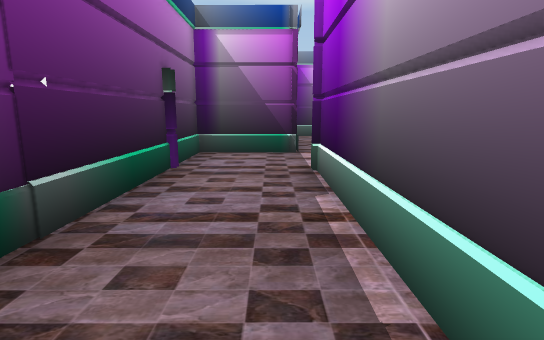
View 1 (above)

18 first-person views from a walk through a scene from a Unity 3-D project. The camera is 1.22 m above the floor, tilts 10° down and sees 80° across. Doors are open. The floor is counted in squares, 1.15 m on a side. Each view is taken from the middle of a square. On the plan, view 1 faces up. The plan holds only what a view shows up to about 13 squares ahead; the rest is blank. The place goes on beyond the plan. The player character is not drawn.

View 2
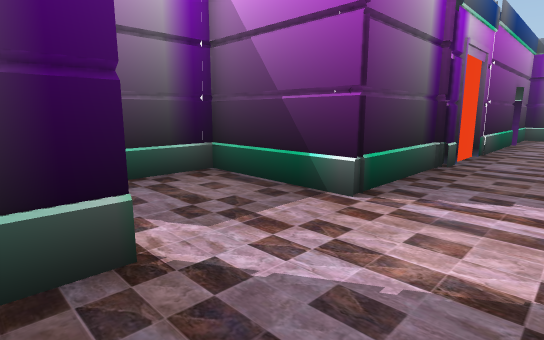

View 3
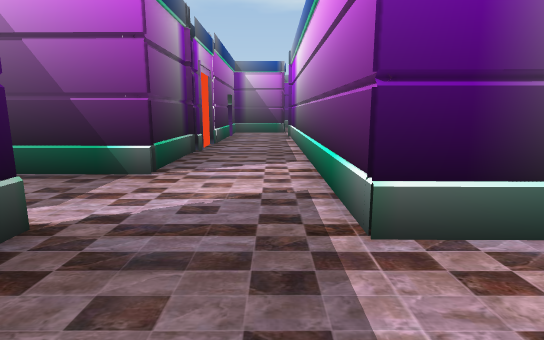

View 4
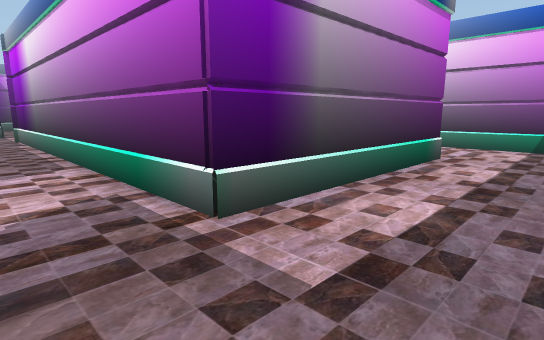

View 5
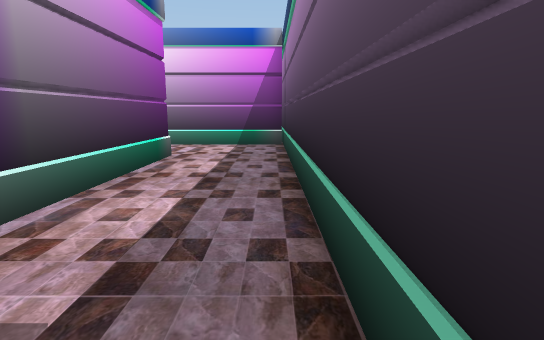

View 6
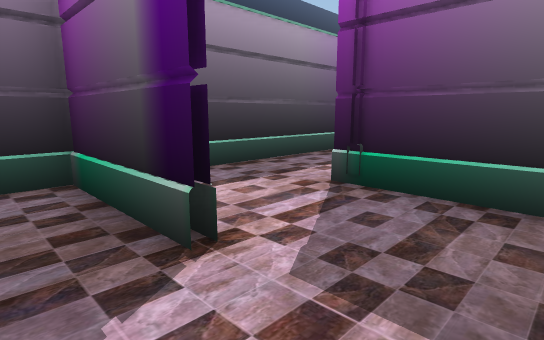

View 7
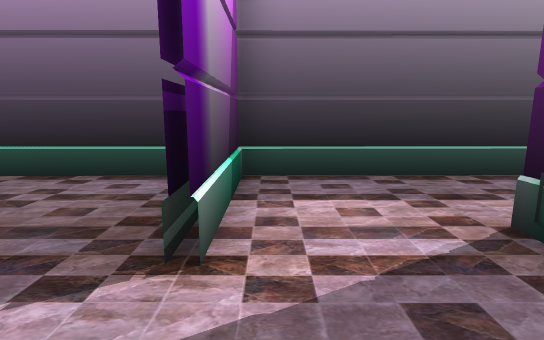

View 8
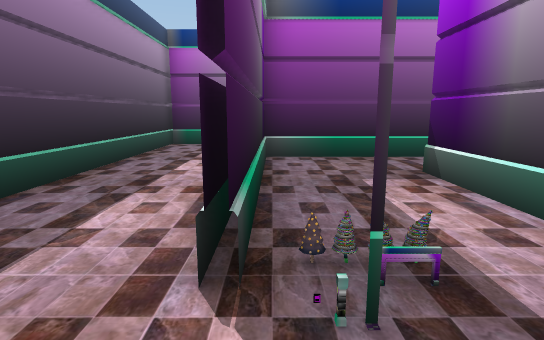

View 9
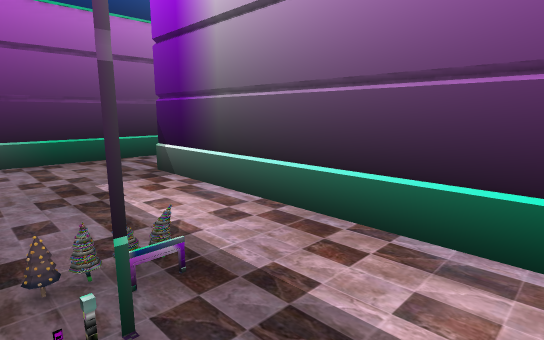

View 10
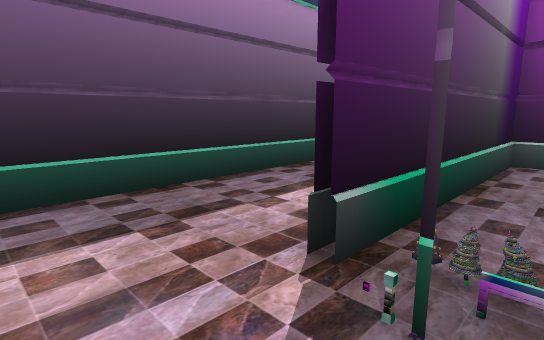

View 11
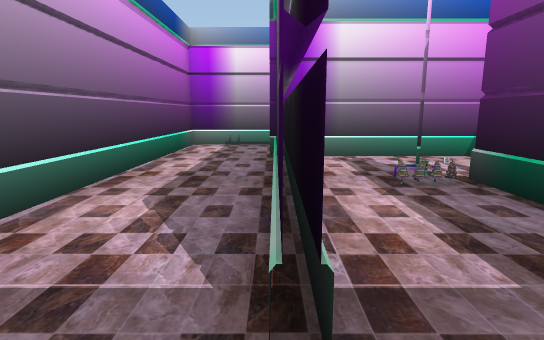

View 12
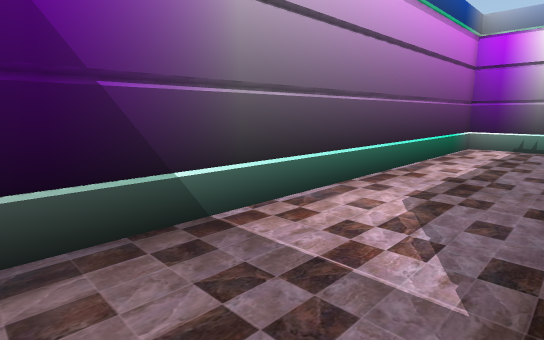

View 13
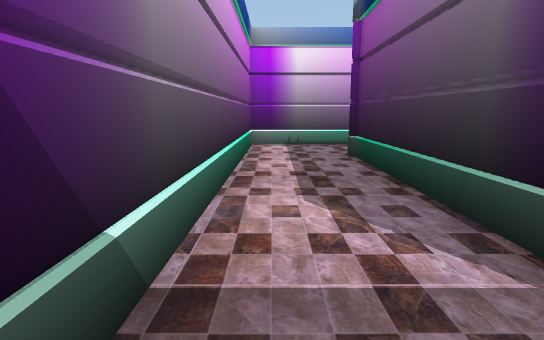

View 14
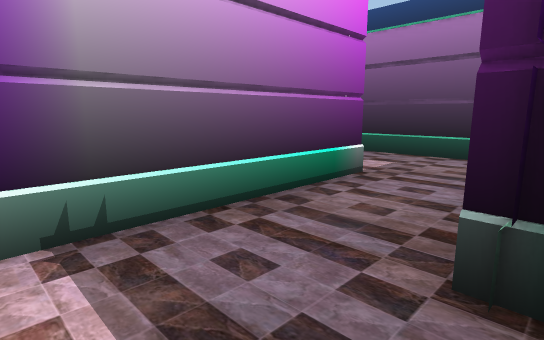

View 15
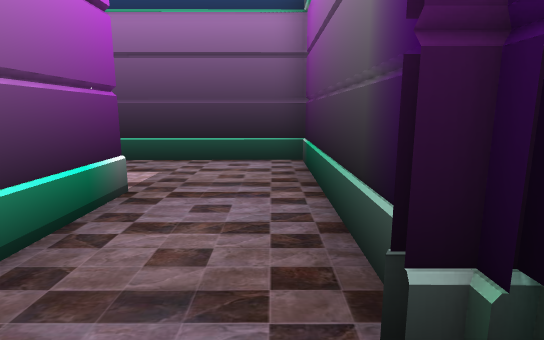

View 16
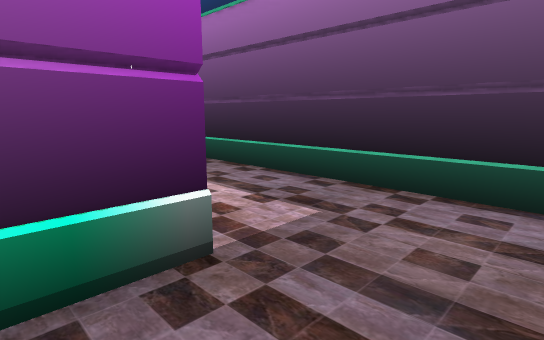

View 17
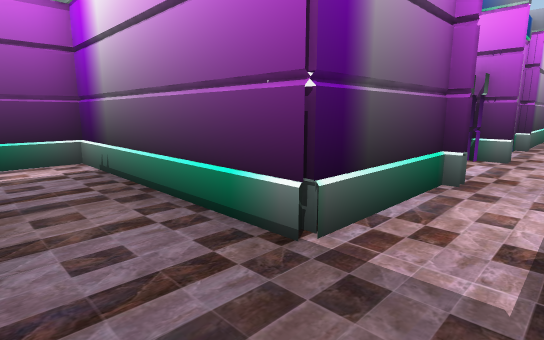

View 18
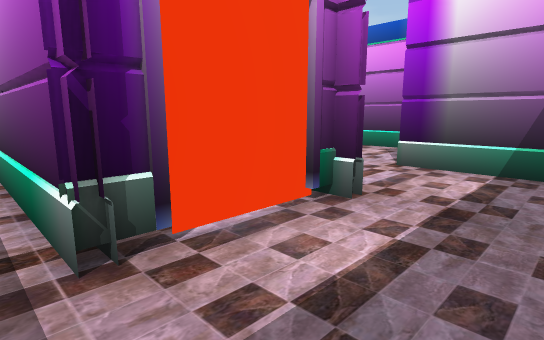

### Floor plan
Points are (right, up) in squares from view 1. A wall is a line through its corners. A room is listed if a view was taken in it or the views show most of it. See-through windows are left out.
Room 1 (views 1, 2, 3, 4, 5, 6, 7, 18)
walls: (-2.3, -6.1) (-2.3, -9.5); (-2.3, 0.4) (-2.3, -3.4) (-5.3, -3.3) (-5.3, -7); (-2, 0.5) (-2, -0.2); (-5.9, -6.3) (-7.8, -6.3); (-5.4, -7) (-5.4, -6.6) (-6, -6.6); (-2.5, -9.5) (-2.5, -6.1); (-2.3, 2.1) (-2.3, 0.9); (-7.9, -6.3) (-8.5, -6.3); (-7.8, -6.6) (-8.5, -6.6) (-8.5, -2.6); (-9.2, -9.6) (10, -9.5); (7.2, -6.4) (0.9, -6.4) (0.9, 6); (-2, 6.4) (-2, 2); (0.7, 8.9) (-2, 8.9) (-2, 6.8); (10.1, -9.4) (10.1, -6.4)
low walls: (-2.2, -7.2) (-2.2, -6.5)
ways out: opening at (8.5, -6) to room 2; opening at (-7, -7); opening at (-2, 1); opening at (1, 7.5)
Room 2 (views 8, 9, 10)
walls: (8.9, -3.2) (3, -3.2); (10.1, -6.4) (10.1, -3.2); (1.1, -3.5) (1.1, -6.2) (7.3, -6.2)
low walls: (5.4, -3) (3, -3)
ways out: opening at (8.5, -6) to room 1; opening at (2.5, -3) to room 3
Room 3 (views 11, 12, 13, 14, 15, 16, 17)
walls: (10.3, -3.6) (10.3, -9.4); (10, -9.5) (16.5, -9.4); (16.2, -6.5) (13, -6.5) (13, -0.3) (2.1, -0.2); (3, -3.2) (6.5, -3.2); (3, -3) (10.5, -3.1); (1.1, -2) (1.1, -3.5)
ways out: opening at (2.5, -3) to room 2

Where each view was taken, in squares from view 1:
view 1: 0 up, 0 right, facing up
view 2: 7 down, 0 right, facing up-left
view 3: 9 down, 0 right, facing up
view 4: 9 down, 1 left, facing up-right
view 5: 9 down, 1 left, facing right
view 6: 4 down, 1 left, facing down-left
view 7: 4 down, 3 left, facing down
view 8: 6 down, 9 right, facing left
view 9: 6 down, 9 right, facing up-left
view 10: 5 down, 9 right, facing down-left
view 11: 3 down, 2 right, facing right
view 12: 3 down, 2 right, facing up-right
view 13: 1 down, 2 right, facing right
view 14: 1 down, 10 right, facing down-right
view 15: 2 down, 11 right, facing down
view 16: 5 down, 11 right, facing down-right
view 17: 8 down, 11 right, facing up-right
view 18: 9 down, 9 left, facing up-right
